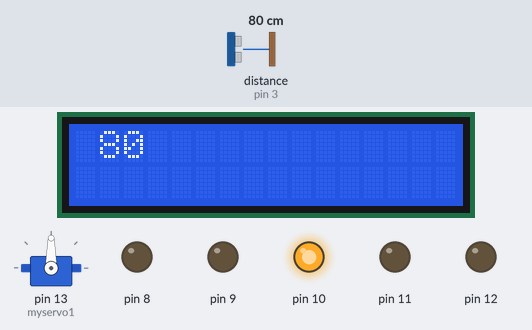
The sketch below on a simulated Arduino Uno, built with avr-gcc and run on an emulated ATmega328P. Parts: servo, 16×2 character LCD, output pins drawn as LEDs (lit = HIGH). Wiring (inferred from the names in the program): ultrasonic range finder: trigger pin 2; echo pin 3. The inputs (shaded band) are chosen by the test bench; at power-on: distance to the obstacle (sensor on pin 3) 80 cm. The echo pulse lasts 58.3 µs per cm; pins used as bus, display or sensor lines are not drawn; what the sketch prints to the serial monitor is not drawn.

Above: at 0.7 s.
1.3 s: distance to the obstacle (sensor on pin 3) set to 17 cm
At 2.1 s:
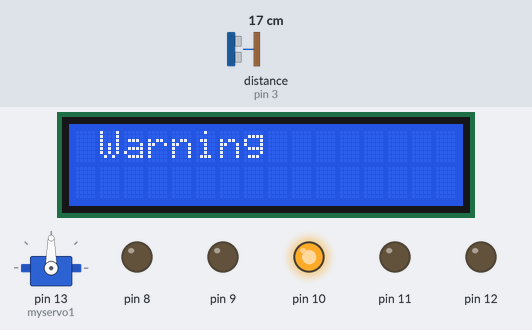
4.3 s: distance to the obstacle (sensor on pin 3) set to 14 cm
At 7.2 s:
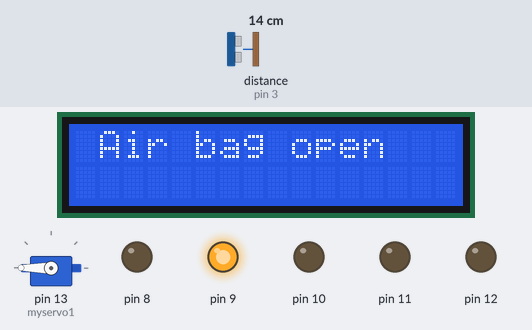
At 8.0 s:
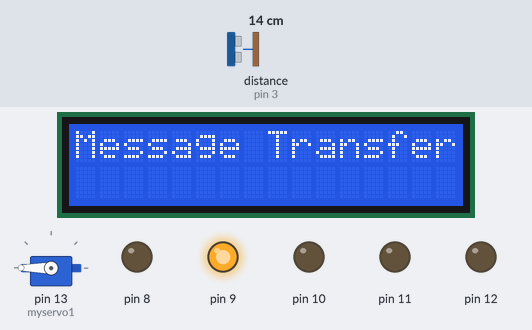
Timing chart, 0 to 15.0 s (numbered marks = the images above; inputs shaded):
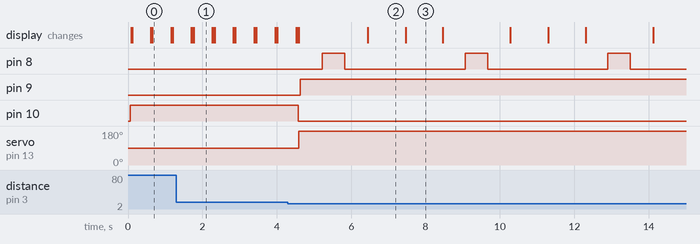

Measured:
- the behaviour switches between 16 and 15 cm on distance to the obstacle (sensor on pin 3) (found by bisection; images 1 and 2)
- after the input at 4.3 s, pin 8: alternates HIGH for 0.60 s and LOW for 3.2 s, starting after 0.93 s; pin 9: LOW → HIGH after 0.33 s; pin 10: HIGH → LOW after 0.28 s; servo on pin 13 (myservo1): 90° → 180° after 0.29 s
- what the display in image 1 shows lasts 0.5 s, from 1.8 s to 2.3 s
- what the display in image 2 shows lasts 1.1 s, from 6.4 s to 7.5 s

The sketch:

Ardunio_main.ino
```cpp
#include<Servo.h>
#include <Wire.h>
#include <LiquidCrystal_I2C.h>
LiquidCrystal_I2C lcd(0x27, 16, 2);
Servo myservo1;
int pos = 0;
int i=10;
int triger=2;
int echo=3;
int triger1=4;
int echo1=5;
int distance;
int duration;
int distance1;
int duration1;
void setup(){
  pinMode(triger,OUTPUT);
  pinMode(echo,INPUT);
  pinMode(triger1,OUTPUT);
  pinMode(echo1,INPUT);
  pinMode(11,OUTPUT);
  pinMode(12,OUTPUT);
  pinMode(8,OUTPUT);
  pinMode(9,OUTPUT);
  pinMode(10,OUTPUT);
  Serial.begin(9600);
  myservo1.attach(13);
  lcd.init();         // initialize the lcd
  lcd.backlight();
}
void loop(){
  digitalWrite(10,HIGH);

  lcd.setCursor(1, 0);
  lcd.print(distance1);
  delay(20);
  lcd.clear();

  digitalWrite(triger,LOW);
  delayMicroseconds(2);
  digitalWrite(triger,HIGH);
  delayMicroseconds(10);
  digitalWrite(triger,LOW);
  delayMicroseconds(10);
  duration=pulseIn(echo,HIGH);
  distance=duration/29/2;
  Serial.println(distance);
  lcd.clear();
  lcd.setCursor(1, 0);
  lcd.print(distance);
  delay(10);
  if(distance<30)
  {
    lcd.clear();
    lcd.setCursor(1, 0);
    lcd.print("Warning");
    delay(10);
  }
  if(distance<=14){
    {
      digitalWrite(10,LOW);
    for(pos=0;pos<=180;pos+=1)
      myservo1.write(pos);
      delay(40);


  }
  while(i!=0)
  {
    digitalWrite(9,HIGH);
    delay(600);
    digitalWrite(8,HIGH);
    delay(600);
    digitalWrite(8,LOW);
    delay(600);
    lcd.clear();
    lcd.setCursor(1,0);
    lcd.print("Air bag open");
    delay(1000);
    lcd.clear();
    lcd.print("Message Transfered");

    delay(1000);
    lcd.clear();
  }

  }
  delay(500);
}
```
